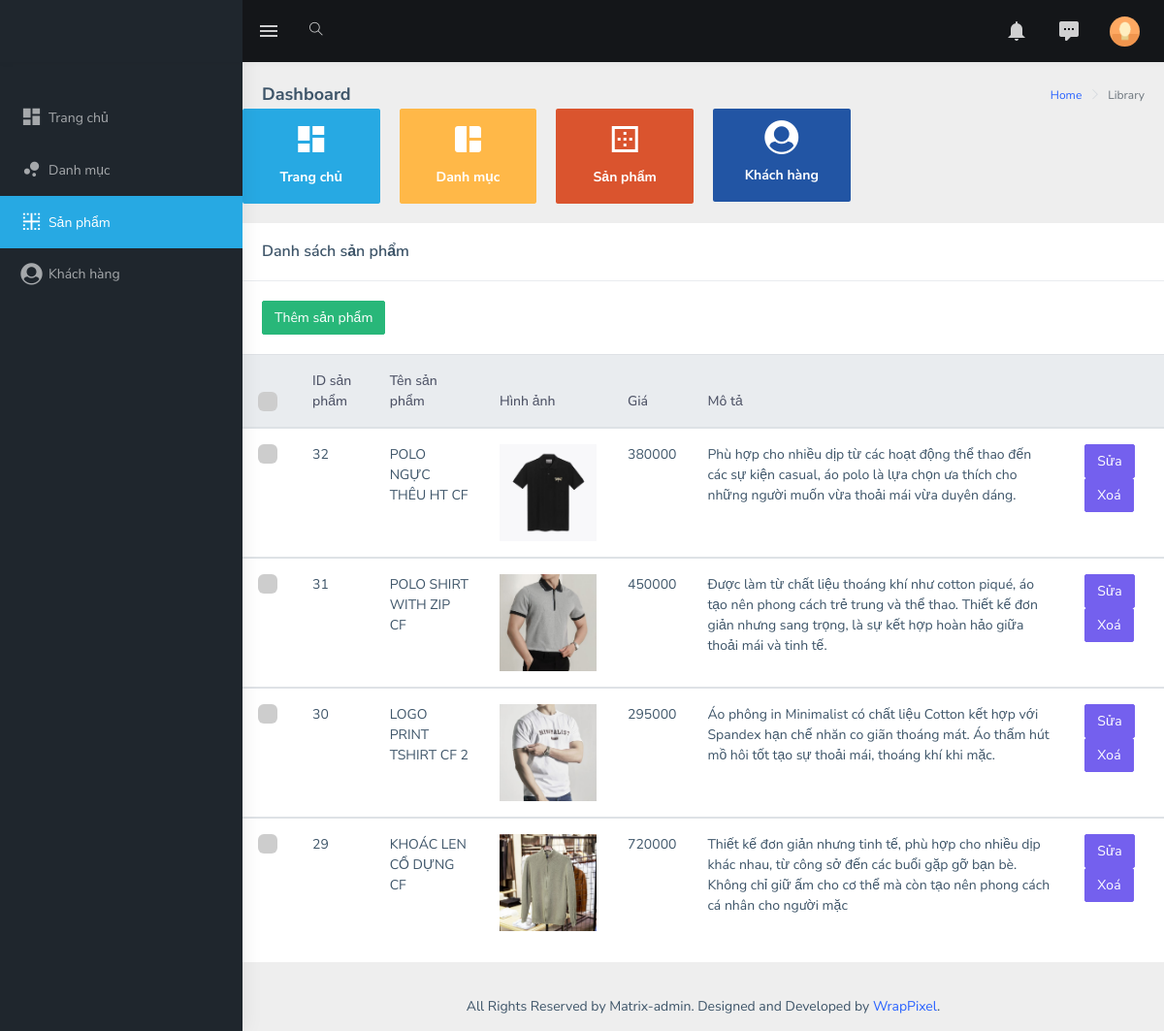
/admin/index.php?act=listsp, run on the app's committed database.
### tables this page shows
CREATE TABLE `sanpham` (
  `id` int(11) NOT NULL,
  `name` varchar(225) NOT NULL,
  `image` varchar(225) DEFAULT NULL,
  `price` int(11) NOT NULL DEFAULT 0,
  `mota` text DEFAULT NULL,
  `luotxem` int(11) NOT NULL DEFAULT 0,
  `iddm` int(11) NOT NULL
);

### model/pdo.php (called while the page is built, shortened)
<?php
function pdo_get_connection()
{
    $servername = "localhost";
    $username = "root";
    $password = "";
    try {
        $conn = new PDO("mysql:host=$servername;dbname=duanmau2024", $username, $password);
        $conn->setAttribute(PDO::ATTR_ERRMODE, PDO::ERRMODE_EXCEPTION);
        return $conn;
    } catch (PDOException $e) {
        echo "Connection failed: " . $e->getMessage();
    }
}
function pdo_query($sql)
{
    $sql_args = array_slice(func_get_args(), 1);
    try {
        $conn = pdo_get_connection();
        $stmt = $conn->prepare($sql);
        $stmt->execute($sql_args);
        $rows = $stmt->fetchAll();
        return $rows;
    } catch (PDOException $e) {
        throw $e;
    } finally {
        unset($conn);
    }
}
?>

### model/sanpham.php (called while the page is built, shortened)
<?php
function loadall_sanpham($kyw = "", $iddm = 0)
{
    $sql = "SELECT sp.*, dm.name AS category_name
            FROM sanpham sp
            LEFT JOIN danhmuc dm ON sp.iddm = dm.id
            WHERE 1";
    $sql .= " ORDER BY sp.id DESC";
    $listsanpham = pdo_query($sql);
    return $listsanpham;
}

### admin/sanpham/listsp.php (the view, shortened to what this page needs)
<div class="card">
    <div class="card-body">
        <h5 class="card-title m-b-0">Danh sách sản phẩm</h5>
    </div>
    <div class="table-responsive">
    <div class="border-top">
        <div class="card-body">
            <a href="index.php?act=addsp"><input type="button" class="btn btn-success" value="Thêm sản phẩm"></a>
        </div>
    </div>
        <table class="table">
            <thead class="thead-light">
                <tr>
                    <th>
                        <label class="customcheckbox m-b-20">
                            <span class="checkmark"></span>
                        </label>
                    </th>
                    <th scope="col">ID sản phẩm</th>
                    <th scope="col">Tên sản phẩm</th>
                    <th scope="col">Hình ảnh</th>
                    <th scope="col">Giá</th>
                    <th scope="col">Mô tả</th>
                    <th scope="col"></th>
                </tr>
            </thead>
            <?php
            foreach ($listsanpham as $sp) {
                extract($sp);
                $suasp= "index.php?act=suasp&id=".$id;
                $xoasp= "index.php?act=xoasp&id=".$id;
                $hinhpath = "../upload/" . $image;
                if (is_file($hinhpath)) {
                    $hinh = "<img src='" . $hinhpath . "' height='100'>";
                } else {
                    $hinh = "Không có hình ảnh";
                }
                echo '<tbody class="customtable">
                <tr>
                    <th>
                        <label class="customcheckbox">
                            <input type="checkbox" class="listCheckbox" />
                            <span class="checkmark"></span>
                        </label>
                    </th>
                    <td>'.$id.'</td>
                    <td>'.$name.'</td>
                    <td>'.$hinh.'</td>
                    <td>'.$price.'</td>
                    <td>'.$mota.'</td>
                    <td>
                        <a href="'.$suasp.'"><input type="button" class="btn btn-primary" value="Sửa"></a>
                        <a href="'.$xoasp.'"><input type="button" class="btn btn-primary" value="Xoá"></a>
                    </td>
                </tr>
            </tbody>';
            }
            ?>
        </table>
    </div>
</div>

### view/assets/extra-libs/multicheck/multicheck.css (style rules this page uses)
.customcheckbox { display: block; position: relative; padding-left: 24px; font-weight: 100; cursor: pointer; font-size: 22px; -webkit-user-select: none; -moz-user-select: none; -ms-user-select: none; user-select: none; }
.checkmark { position: absolute; top: 0; left: 0; height: 20px; width: 20px; background-color: #CDCDCD; border-radius: 6px; }
.checkmark:after { content: ""; position: absolute; display: none; }
.customcheckbox .checkmark:after { left: 8px; top: 4px; width: 5px; height: 10px; border: solid white; border-width: 0 3px 3px 0; -webkit-transform: rotate(45deg); -ms-transform: rotate(45deg); transform: rotate(45deg); }

### data on the page
sanpham: id "32", name "POLO NGỰC THÊU HT CF", image (picture), price "380000", mota "Phù hợp cho nhiều dịp từ các hoạt động thể thao đến các sự kiện casual, áo polo là lựa chọn ưa thích cho những người muốn vừa thoải mái vừa duyên dáng."
sanpham: id "31", name "POLO SHIRT WITH ZIP CF", image (picture), price "450000", mota "Được làm từ chất liệu thoáng khí như cotton piqué, áo tạo nên phong cách trẻ trung và thể thao. Thiết kế đơn giản nhưng sang trọng, là sự kết hợp hoàn hảo giữa thoải mái và tinh tế."
sanpham: id "30", name "LOGO PRINT TSHIRT CF 2", image (picture), price "295000", mota "Áo phông in Minimalist có chất liệu Cotton kết hợp với Spandex hạn chế nhăn co giãn thoáng mát. Áo thấm hút mồ hôi tốt tạo sự thoải mái, thoáng khí khi mặc."
sanpham: id "29", name "KHOÁC LEN CỔ DỰNG CF", image (picture), price "720000", mota "Thiết kế đơn giản nhưng tinh tế, phù hợp cho nhiều dịp khác nhau, từ công sở đến các buổi gặp gỡ bạn bè. Không chỉ giữ ấm cho cơ thể mà còn tạo nên phong cách cá nhân cho người mặc"
